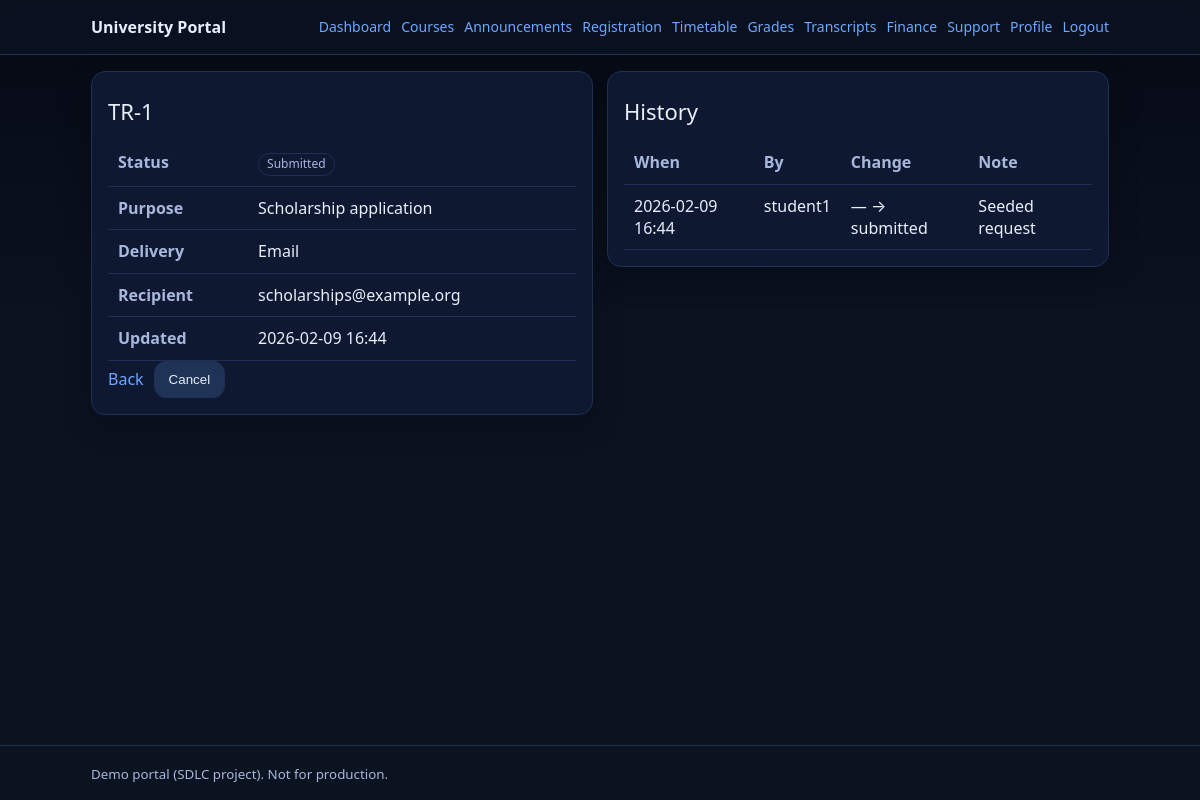
Screenshot of /transcripts/request/1/ (signed in) with the database file from the repository.
### portal/models.py (models this page shows, shortened)
class TranscriptRequest(models.Model):
	class Status(models.TextChoices):
		SUBMITTED = "submitted", "Submitted"
		IN_REVIEW = "in_review", "In Review"
		APPROVED = "approved", "Approved"
		REJECTED = "rejected", "Rejected"
		ISSUED = "issued", "Issued"
	class DeliveryMethod(models.TextChoices):
		EMAIL = "email", "Email"
		PICKUP = "pickup", "Pickup"
		COURIER = "courier", "Courier"
	requester = models.ForeignKey(settings.AUTH_USER_MODEL, on_delete=models.PROTECT)
	purpose = models.CharField(max_length=200)
	delivery_method = models.CharField(max_length=16, choices=DeliveryMethod.choices)
	recipient_details = models.TextField(blank=True)
	status = models.CharField(max_length=16, choices=Status.choices, default=Status.SUBMITTED)
	reviewed_by = models.ForeignKey(
		settings.AUTH_USER_MODEL, on_delete=models.PROTECT, null=True, blank=True, related_name="reviewed_transcripts"
	)
	review_reason = models.TextField(blank=True)
	issued_at = models.DateTimeField(null=True, blank=True)
	verification_code = models.CharField(max_length=24, blank=True)
	created_at = models.DateTimeField(default=timezone.now)
	updated_at = models.DateTimeField(auto_now=True)

class TranscriptRequestEvent(models.Model):
	request = models.ForeignKey(TranscriptRequest, on_delete=models.CASCADE, related_name="events")
	actor = models.ForeignKey(settings.AUTH_USER_MODEL, on_delete=models.PROTECT)
	from_status = models.CharField(max_length=16, blank=True)
	to_status = models.CharField(max_length=16)
	note = models.TextField(blank=True)
	created_at = models.DateTimeField(default=timezone.now)

### portal/views.py (the view)
# urls.py: path("transcripts/request/<int:request_id>/", views.transcript_request_detail, name="transcript_request_detail"),
@login_required
def transcript_request_detail(request: HttpRequest, request_id: int) -> HttpResponse:
	_require_role(request, "STUDENT", "ALUMNI")
	tr = get_object_or_404(TranscriptRequest, id=request_id, requester=request.user)
	events = tr.events.select_related("actor").order_by("created_at")
	return render(request, "portal/transcript_request_detail.html", {"tr": tr, "events": events})

### portal/context_processors.py (called while the page is built)
def portal_nav(request):
    user = request.user
    return {
        "nav": {
            "is_student": user_in_any_group(user, [ROLE_STUDENT]),
            "is_faculty": user_in_any_group(user, [ROLE_FACULTY]),
            "is_registrar": user_in_any_group(user, [ROLE_REGISTRAR, ROLE_IT_ADMIN]),
            "is_finance": user_in_any_group(user, [ROLE_FINANCE, ROLE_IT_ADMIN]),
            "is_alumni": user_in_any_group(user, [ROLE_ALUMNI]),
            "is_admin": user.is_authenticated and (user.is_superuser or user_in_any_group(user, [ROLE_IT_ADMIN])),
        }
    }

### portal/roles.py (called while the page is built)
def user_in_any_group(user: User, group_names: Iterable[str]) -> bool:
    if not user.is_authenticated:
        return False
    if user.is_superuser:
        return True
    return user.groups.filter(name__in=list(group_names)).exists()

def is_in_role(user: User, role_key_or_group_name: str) -> bool:
    groups = ROLE_KEY_GROUPS.get(role_key_or_group_name)
    if groups is None:
        groups = [role_key_or_group_name]
    return user_in_any_group(user, groups)

### portal/views.py (called while the page is built)
def _require_role(request: HttpRequest, *roles: str) -> None:
	if request.user.is_superuser:
		return
	if any(is_in_role(request.user, r) for r in roles):
		return
	raise PermissionDenied()

### templates/portal/transcript_request_detail.html (shortened to what this page needs)
{% extends 'portal/base.html' %}
{% block content %}
<div class="grid">
    <div class="col-6">
        <div class="card">
            <div class="h1">TR-{{ tr.id }}</div>
            <table class="table">
                <tbody>
                    <tr>
                        <th>Status</th>
                        <td><span class="badge">{{ tr.get_status_display }}</span></td>
                    </tr>
                    <tr>
                        <th>Purpose</th>
                        <td>{{ tr.purpose }}</td>
                    </tr>
                    <tr>
                        <th>Delivery</th>
                        <td>{{ tr.get_delivery_method_display }}</td>
                    </tr>
                    <tr>
                        <th>Recipient</th>
                        <td>{{ tr.recipient_details|default:'—'|linebreaksbr }}</td>
                    </tr>
                    <tr>
                        <th>Updated</th>
                        <td>{{ tr.updated_at|date:'Y-m-d H:i' }}</td>
                    </tr>
                </tbody>
            </table>
            <div class="actions">
                <a href="{% url 'portal:transcript_requests' %}">Back</a>
                {% if tr.status != 'issued' and tr.status != 'rejected' %}
                <form method="post" action="{% url 'portal:transcript_request_cancel' tr.id %}" style="margin:0">
                    <button type="submit">Cancel</button>
                </form>
                {% endif %}
            </div>
        </div>
    </div>
    <div class="col-6">
        <div class="card">
            <div class="h1">History</div>
            {% if events %}
            <table class="table">
                <thead>
                    <tr>
                        <th>When</th>
                        <th>By</th>
                        <th>Change</th>
                        <th>Note</th>
                    </tr>
                </thead>
                <tbody>
                    {% for e in events %}
                    <tr>
                        <td>{{ e.created_at|date:'Y-m-d H:i' }}</td>
                        <td>{{ e.actor.get_full_name|default:e.actor.username }}</td>
                        <td>{{ e.from_status|default:'—' }} → {{ e.to_status }}</td>
                        <td>{{ e.note|default:'—' }}</td>
                    </tr>
                    {% endfor %}
                </tbody>
            </table>
            {% else %}
            <p class="h2">No events recorded yet.</p>
            {% endif %}
        </div>
    </div>
</div>
{% endblock %}

### static/portal.css (style rules this page uses)
:root { --bg: #0b1220; --card: #0f1a33; --text: #e8eefc; --muted: #a9b7dd; --brand: #6ea8fe; --border: #203054; --good: #2fbf71; --warn: #f59f00; --bad: #fa5252; }
* { box-sizing: border-box }
html, body { height: 100%; }
body { margin: 0; font-family: system-ui, -apple-system, Segoe UI, Roboto, Helvetica, Arial; line-height: 1.4; background: linear-gradient(180deg, #050a14, #0b1220 40%, #0b1220); color: var(--text); min-height: 100vh; display: flex; flex-direction: column; }
a { color: var(--brand); text-decoration: none }
.card { background: rgba(15, 26, 51, .9); border: 1px solid var(--border); border-radius: 14px; padding: 16px; box-shadow: 0 10px 30px rgba(0, 0, 0, .25) }
.grid { display: grid; grid-template-columns: repeat(12, 1fr); gap: 14px }
.col-6 { grid-column: span 6 }
.h1 { font-size: 22px; margin: 8px 0 14px 0 }
.table { width: 100%; border-collapse: collapse }
.table th, .table td { padding: 10px; border-bottom: 1px solid var(--border); vertical-align: top }
.table th { color: var(--muted); text-align: left; font-weight: 600 }
.badge { display: inline-block; padding: 2px 8px; border-radius: 999px; border: 1px solid var(--border); color: var(--muted); font-size: 12px }
button { padding: 10px 14px; border-radius: 12px; border: 1px solid var(--border); background: rgba(110, 168, 254, .18); color: var(--text); cursor: pointer }
.actions { display: flex; flex-wrap: wrap; gap: 10px; align-items: center }

### rows the page displays
TranscriptRequest: id "1", status "Submitted", purpose "Scholarship application", delivery_method "Email", recipient_details "scholarships@example.org", updated_at "2026-02-09 16:44"
TranscriptRequestEvent: created_at "2026-02-09 16:44", actor.get_full_name "student1", from_status "—", to_status "submitted", note "Seeded request"
